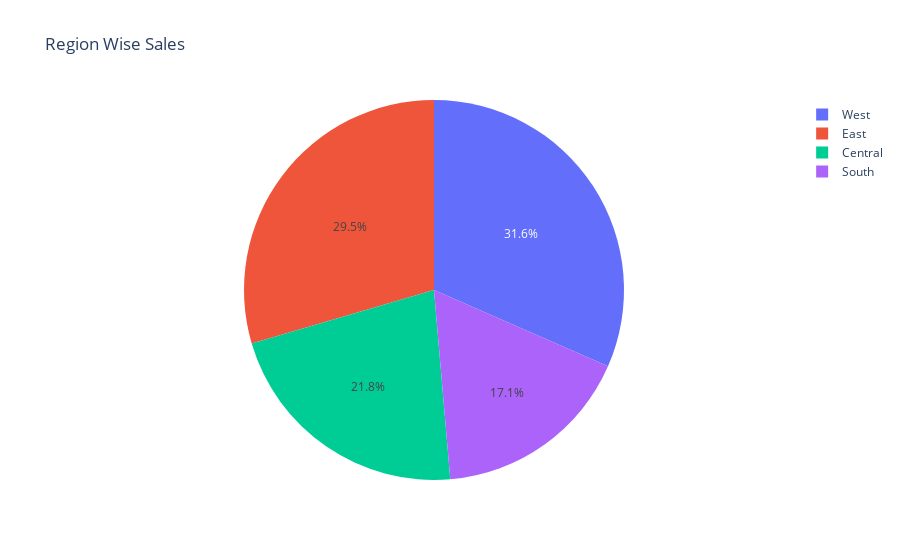

Source (notebook cell):
### Markdown cell above
##### Sales Analysis as per region

### Code cell
Total_Sales_region=data.groupby(['Region'])['Region','Sales'].sum().sort_values('Sales',ascending=False).reset_index()

fig = go.Figure(data=[go.Pie(labels=Total_Sales_region['Region'], values=Total_Sales_region['Sales'])])

fig.update_layout(
    title='Region Wise Sales')
fig.show()

### Figure 1 — Plotly figure (JSON) as saved in the notebook; plotly's stock layout.template omitted (floating-point values rounded to 4 significant figures)
{"data": [{"labels": ["West", "East", "Central", "South"], "type": "pie", "values": [725500.0, 678800.0, 501200.0, 391700.0]}], "layout": {"title": {"text": "Region Wise Sales"}}}
